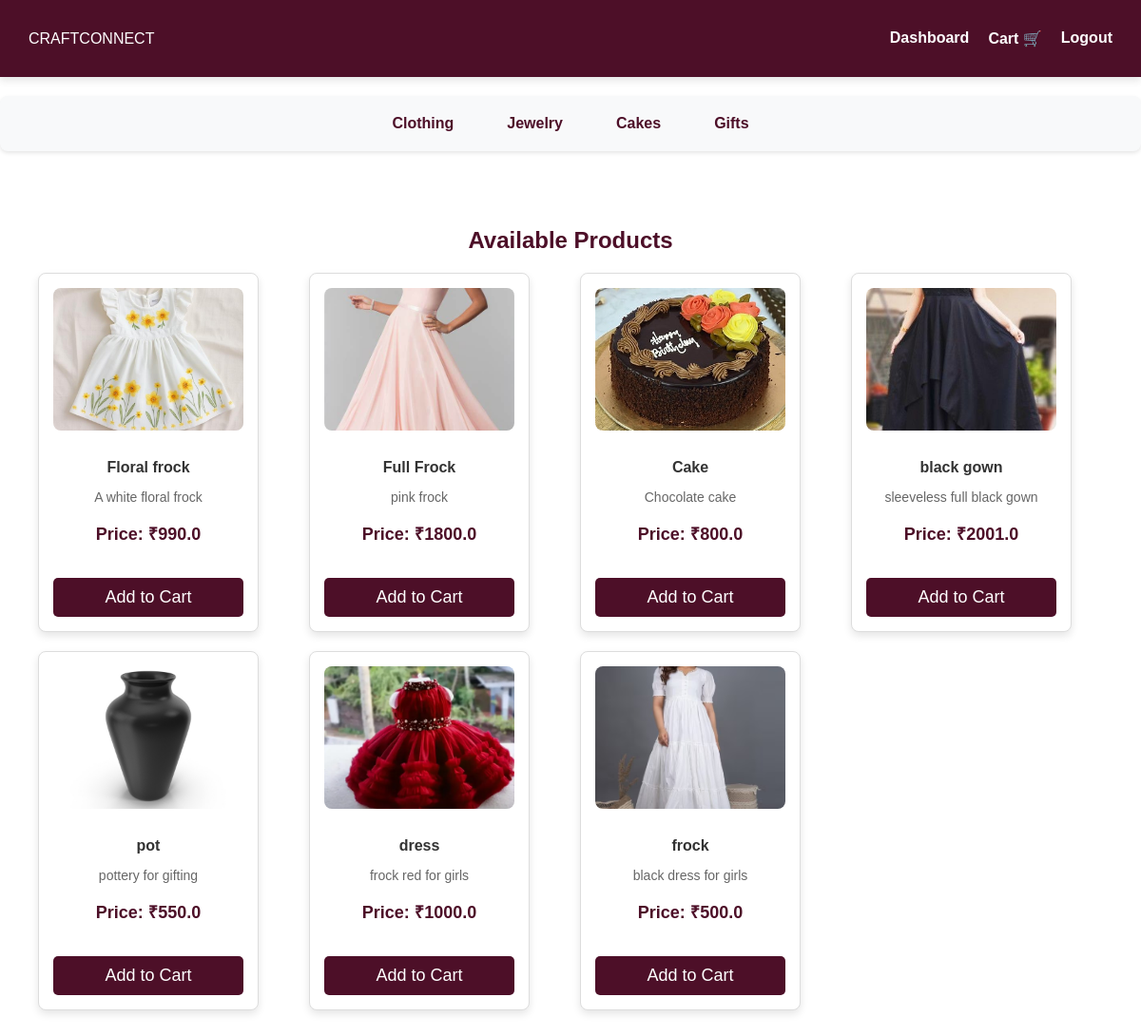
The app's page /browse_products with its own data.
### tables this page shows
CREATE TABLE products (
            id INTEGER PRIMARY KEY AUTOINCREMENT,
            name TEXT NOT NULL,
            description TEXT NOT NULL,
            price REAL NOT NULL,
            image TEXT NOT NULL,
            manufacturer_id INTEGER, approved INTEGER DEFAULT 0, category TEXT, stock_limit INTEGER DEFAULT NULL, size_chart TEXT,
            FOREIGN KEY (manufacturer_id) REFERENCES users (id)
        );

### app.py (the view)
@app.route('/browse_products')
def browse_products():
    conn = sqlite3.connect("craftconnect.db")
    cursor = conn.cursor()
    cursor.execute("""
        SELECT products.id, products.name, products.description, products.price, products.image,
               users.name, users.id
        FROM products
        JOIN users ON products.manufacturer_id = users.id
    """)
    products = cursor.fetchall()
    conn.close()
    return render_template("browse_products.html", products=products)

### templates/browse_products.html (shortened to what this page needs)
<!DOCTYPE html>
<html lang="en">
<head>
    <link rel="stylesheet" href="{{ url_for('static', filename='css/styles.css') }}">
</head>
<body>
    <nav class="navbar">
        <div class="logo">CRAFTCONNECT</div>
        <ul class="nav-links">
            <li><a href="{{ url_for('customer_dashboard') }}">Dashboard</a></li>
            <li><a href="{{ url_for('cart') }}">Cart 🛒</a></li>
            <li><a href="{{ url_for('logout') }}">Logout</a></li>
        </ul>
    </nav>
    <nav class="category-nav">
        <a href="/products/Clothing" class="category-link {% if category == 'Clothing' %}active{% endif %}">Clothing</a>
        <a href="/products/Jewelry" class="category-link {% if category == 'Jewelry' %}active{% endif %}">Jewelry</a>
        <a href="/products/Cakes" class="category-link {% if category == 'Cakes' %}active{% endif %}">Cakes</a>
        <a href="/products/Gifts" class="category-link {% if category == 'Gifts' %}active{% endif %}">Gifts</a>
    </nav>
    <section class="product-container">
        <h2>Available Products</h2>
        {% if products %}
        <div class="products-grid">
            {% for product in products %}
            <div class="product-card">
                <a href="{{ url_for('product_details', product_id=product[0]) }}">
                    <img src="{{ url_for('static', filename='uploads/' + product[4]) }}" alt="{{ product[1] }}">
                </a>
                <h3>{{ product[1] }}</h3>
                <p>{{ product[2] }}</p>
                <p class="price"><strong>Price: ₹{{ product[3] }}</strong></p>
                <form action="{{ url_for('add_to_cart', product_id=product[0]) }}" method="POST">
                    <button type="submit" class="button">Add to Cart</button>
                </form>
            </div>
            {% endfor %}
        </div>
        {% else %}
            <p>No products available.</p>
        {% endif %}
    </section>
</body>
</html>

### static/css/styles.css (style rules this page uses)
body { margin: 0; padding: 0; font-family: Arial, sans-serif; background: white; color: #4D0F28; min-height: 100vh; box-sizing: border-box; }
.navbar { display: flex; justify-content: space-between; align-items: center; padding: 15px 30px; background: #4D0F28; color: white; box-shadow: 0px 4px 8px rgba(0, 0, 0, 0.1); }
.nav-links { list-style: none; display: flex; gap: 20px; }
.nav-links a { text-decoration: none; color: white; font-size: 16px; font-weight: bold; transition: color 0.3s ease; }
.button { display: inline-block; margin-top: 20px; padding: 12px 20px; font-size: 18px; background: #4D0F28; color: white; text-decoration: none; border-radius: 5px; transition: 0.3s ease; }
.product-container { text-align: center; padding: 40px; }
.products-grid { display: grid; grid-template-columns: repeat(auto-fit, minmax(250px, 1fr)); gap: 20px; justify-content: center; }
.product-card { background: #fff; color: #4D0F28; padding: 20px; box-shadow: 0px 4px 8px rgba(0, 0, 0, 0.15); text-align: center; border-radius: 8px; transition: transform 0.3s ease, box-shadow 0.3s ease; width: 250px; }
.product-card img { width: 100%; height: 200px; object-fit: cover; border-radius: 5px; margin-bottom: 15px; }
.product-card h3 { font-size: 20px; color: #333; margin-bottom: 10px; }
.product-card p { font-size: 16px; color: #666; margin-bottom: 10px; }
.product-card .price { font-size: 18px; font-weight: bold; color: #4D0F28; margin-bottom: 15px; }
.product-card button { padding: 10px 20px; background: #4D0F28; color: white; border: none; border-radius: 5px; cursor: pointer; transition: background 0.3s ease; }
input, button { width: 100%; padding: 10px; margin-top: 5px; }
.category-nav { display: flex; justify-content: center; gap: 20px; margin: 20px 0; padding: 10px; background-color: #f8f9fa; border-radius: 8px; box-shadow: 0 2px 4px rgba(0, 0, 0, 0.1); }
.category-link { text-decoration: none; color: #4D0F28; font-weight: bold; padding: 8px 16px; border: 2px solid transparent; border-radius: 4px; transition: all 0.3s ease; }
.product-card { background-color: #fff; border: 1px solid #ddd; border-radius: 8px; width: 200px; padding: 15px; text-align: center; box-shadow: 0 4px 8px rgba(0, 0, 0, 0.1); }
.product-card img { width: 100%; height: 150px; object-fit: cover; border-radius: 8px; margin-bottom: 10px; }
.product-card h3 { font-size: 16px; color: #333; margin-bottom: 5px; }
.product-card p { font-size: 14px; color: #666; margin-bottom: 10px; }
.price { font-size: 18px; font-weight: bold; color: #4D0F28; }

### records on screen
products: image (picture), name "Floral frock", description "A white floral frock", price "990.0"
products: image (picture), name "Full Frock", description "pink frock", price "1800.0"
products: image (picture), name "Cake", description "Chocolate cake", price "800.0"
products: image (picture), name "black gown", description "sleeveless full black gown", price "2001.0"
products: image (picture), name "pot", description "pottery for gifting", price "550.0"
products: image (picture), name "dress", description "frock red for girls", price "1000.0"
products: image (picture), name "frock", description "black dress for girls", price "500.0"
